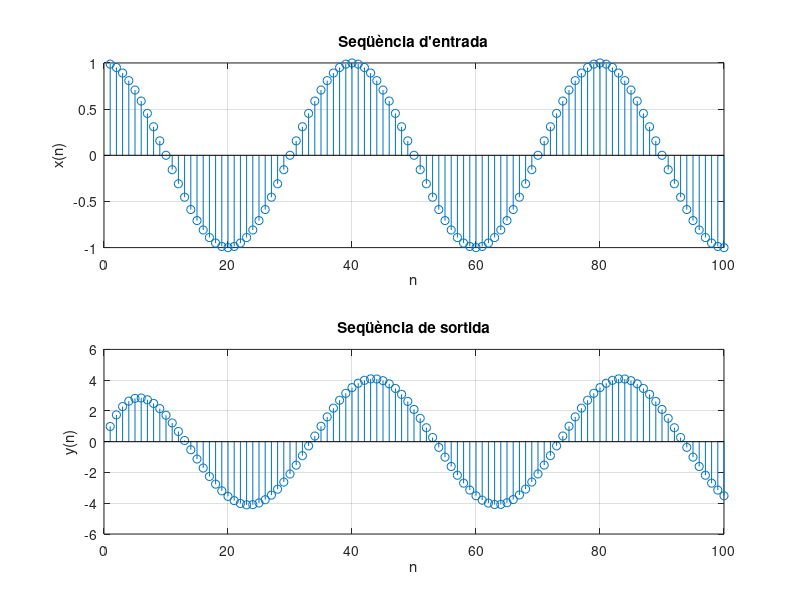
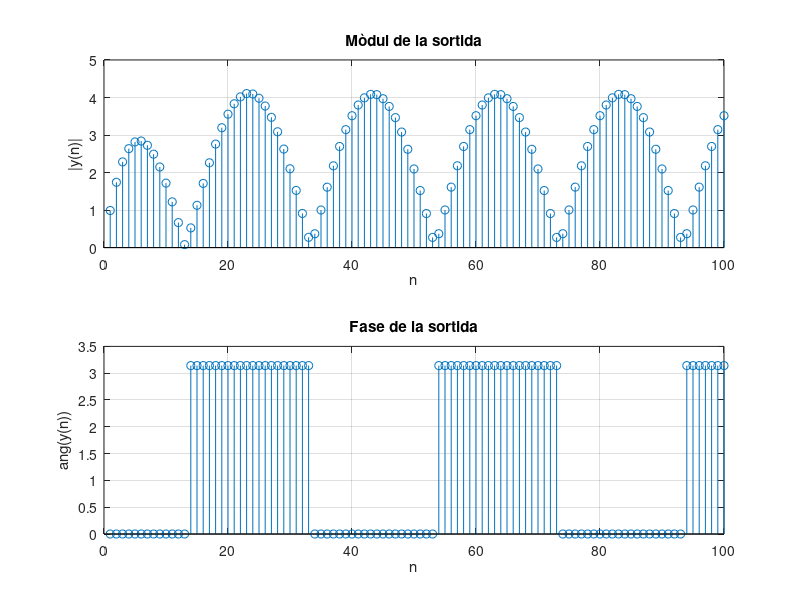

MATLAB code to generate these figures, in order:
close all
clear all

n=1:100;

b=[1];
a=[1 -0.8];

h=1/(1-0.8*exp(-i*0.05*pi));  % H(w=0.05pi)

x=cos(0.05*pi*n);  
y=x.*h;     

figure(1);
y=filter(b,a,x);
subplot(2,1,1); 
stem(n,x);
xlabel('n'); ylabel('x(n)'); title('Seqüència d''entrada'); grid;
subplot(2,1,2); stem(n,y);
xlabel('n'); ylabel('y(n)'); title('Seqüència de sortida'); grid;

figure(2);
subplot(2,1,1);
stem(n,abs(y));          
xlabel('n'); ylabel('|y(n)|'); title('Mòdul de la sortida'); grid;
subplot(2,1,2);
stem(n,angle(y));          
xlabel('n'); ylabel('ang(y(n))'); title('Fase de la sortida'); grid;